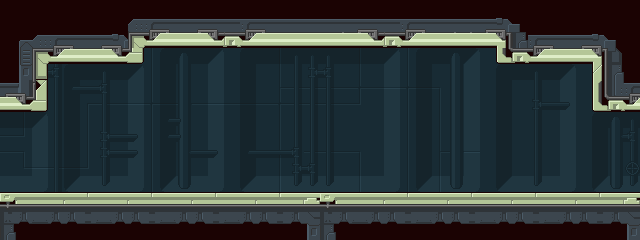

Tiled map render using the project's own tile images. Description and the map definition, with tile-layer contents summarised, below:
An orthogonal 40x15 tile map with 16x16 px tiles, 2 tile layers (background, ground), 3 tilesets and 7 objects (3x Gap, 2x Wall, Singleton, Pause).

<map version="1.0" orientation="orthogonal" width="40" height="15" tilewidth="16" tileheight="16">
 <tileset firstgid="1" name="tech-outside" tilewidth="16" tileheight="16">
  <image source="tech-outside.png" width="128" height="128" />
 </tileset>
 <tileset firstgid="65" name="tech-inside" tilewidth="16" tileheight="16">
  <image source="tech-inside.png" width="128" height="128" />
 </tileset>
 <tileset firstgid="129" name="tech-background" tilewidth="16" tileheight="16">
  <image source="tech-background.png" width="256" height="256" />
 </tileset>
 <layer name="background" width="40" height="15">
  <data>[600 cells, 600 non-empty, 162 distinct tile ids]</data>
 </layer>
 <layer name="ground" width="40" height="15">
  <data>[600 cells, 276 non-empty, 55 distinct tile ids]</data>
 </layer>
 <objectgroup name="objects" width="40" height="15" visible="0">
  <object type="Wall" x="0" y="240">
   <polygon points="0,0 0,-48 640,-48 640,0" />
  </object>
  <object type="Gap" x="640" y="112">
   <properties>
    <property name="newx" value="1" />
    <property name="target" value="girl" />
   </properties>
   <polygon points="0,0 0,80 16,80 16,0" />
  </object>
  <object type="Gap" x="-16" y="112">
   <properties>
    <property name="" value="" />
    <property name="newx" value="39" />
   </properties>
   <polygon points="0,0 0,80 16,80 16,0" />
  </object>
  <object type="Singleton" x="384" y="176" width="16" height="16" />
  <object type="Gap" x="640" y="112">
   <properties>
    <property name="" value="" />
    <property name="newx" value="1" />
   </properties>
   <polygon points="0,0 0,80 16,80 16,0" />
  </object>
  <object type="Pause" x="192" y="80" width="16" height="16" />
  <object type="Wall" x="640" y="112">
   <polygon points="0,0 -48,0 -48,-48 -144,-48 -144,-64 -496,-64 -496,-48 -592,-48 -592,0 -640,0 -640,-112 0,-112" />
  </object>
 </objectgroup>
</map>
